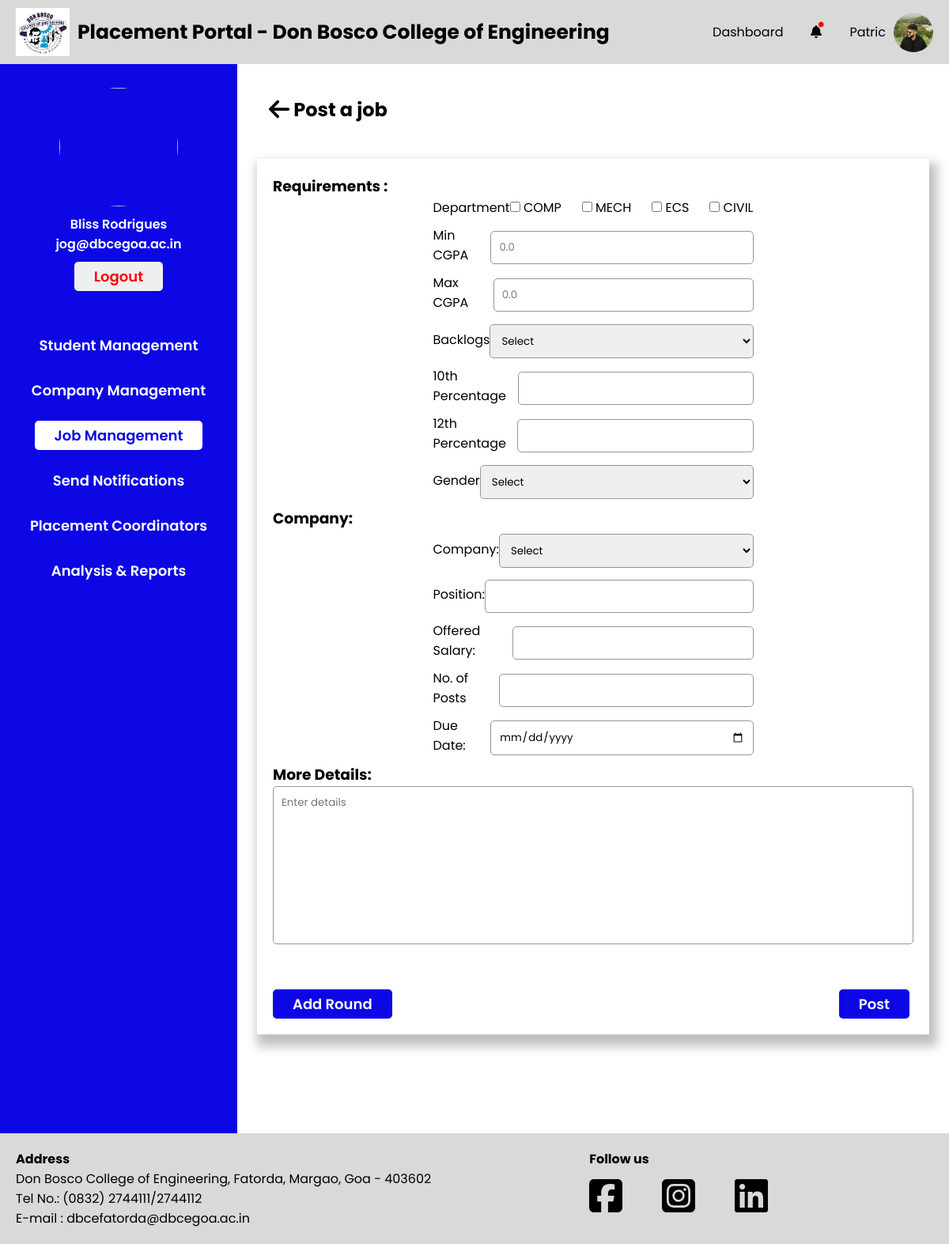
The page /PlacementCoordinator/job-post.php (signed in) on the database its author committed.
### tables this page shows
CREATE TABLE `placementcoordinator` (
  `PC_Email` varchar(255) NOT NULL,
  `PC_Fname` varchar(255) NOT NULL,
  `PC_Mname` varchar(255) NOT NULL,
  `PC_Lname` varchar(255) NOT NULL,
  `PC_Password` varchar(255) NOT NULL,
  `PC_Contact_no` varchar(20) NOT NULL,
  `PC_Profile_pic` varchar(255) NOT NULL,
  `PC_Dept_id` int(11) DEFAULT NULL,
  `PC_Status` enum('active','inactive') NOT NULL DEFAULT 'active'
);

CREATE TABLE `department` (
  `Dept_id` int(11) NOT NULL,
  `Dept_name` varchar(255) NOT NULL
);

### PlacementCoordinator/job-post.php (the view, shortened to what this page needs)
<?php
global $conn;
?>
<!DOCTYPE html>
<html lang="en">
<head>
    <?php include './head.php' ?>
    <link rel="stylesheet" href="./css/job-post.css">
</head>
<body>
    <div id="wrapper">
        <?php include './header.php' ?>
        <div class="container">
            <?php include './sidebar.php' ?>
            <div class="main-container">
                <div class="main-container-header">
                    <h2 class="main-container-heading"><a href="./job-management.php"><i class="fa-solid fa-arrow-left fa-lg" style="color: #000000;"></i></a>
                        Post a job</h2>
                </div>
                <div class="sections">
                    <form action="" method="post">
                        <h3>Requirements :</h3>
                        <div class="form-adjust">
                            <div class="departmentbox">
                                <label for="">Department</label>
                                <div class="Checkbox">
                                    <?php
                                    global $conn;
                                    $fetchDepartmentQuery = "SELECT Dept_name as dname FROM department;";
                                    $fetchDepartment = $conn->prepare($fetchDepartmentQuery);
                                    $fetchDepartment->execute();
                                    $result = $fetchDepartment->get_result();
                                    while ($row = $result->fetch_assoc()) {
                                        echo '<div>
                                            <input name="departments[]" value="' . htmlspecialchars($row["dname"]) . '" type="checkbox">
                                            <label for="">' . htmlspecialchars($row["dname"]) . '</label>
                                        </div>';
                                    }
                                    ?>
                                </div>
                            </div>
                            <div class="inputbox">
                                <label for="">Min CGPA</label>
                                <input type="number" name="min-cgpa" step="0.1" placeholder="0.0" min="0" max="10">
                            </div>
                            <div class="inputbox">
                                <label for="">Max CGPA</label>
                                <input type="number" name="max-cgpa" step="0.1" placeholder="0.0" min="0" max="10">
                            </div>
                            <div class="inputbox">
                                <label for="">Backlogs</label>
                                <select name="has_backlogs">
                                    <option value="" selected>Select</option>
                                </select>
                            </div>
                            <div class="inputbox">
                                <label for="">10th Percentage</label>
                                <input type="number" name="percentage_10">
                            </div>
                            <div class="inputbox">
                                <label for="">12th Percentage</label>
                                <input type="number" name="percentage_12">
                            </div>
                            <div class="inputbox">
                                <label for="">Gender</label>
                                <select name="gender">
                                    <option value="" selected>Select</option>
                                </select>
                            </div>
                        </div>
                        <h3>Company:</h3>
                        <div class="form-adjust">
                            <div class="inputbox">
                                <label for="">Company:</label>
                                <select name="company">
                                    <option value="" selected>Select</option>
                                </select>
                            </div>
                            <div class="inputbox">
                                <label for="">Position:</label>
                                <input type="text" name="position">
                            </div>
                            <div class="inputbox">
                                <label for="">Offered Salary:</label>
                                <input type="numeber" name="offered-salary">
                            </div>
                            <div class="inputbox">
                                <label for="">No. of Posts</label>
                                <input type="number" name="no-of-posts">
                            </div>
                            <div class="inputbox">
                                <label for="">Due Date:</label>
                                <input type="date" name="due-date">
                            </div>
                        </div>
                        <h3>More Details:</h3>
                        <textarea name="details" class="textarea-message" placeholder="Enter details" id=""></textarea>
                        <button type="button" id="add-round" class="add-round-button">Add Round</button>
                        <button type="submit" class="add-button" name="post-job">Post</button>
                    </form>
                </div>
            </div>
        </div>
        <?php include './footer.php' ?>
    </div>
</body>
</html>

### PlacementCoordinator/sidebar.php (shortened to what this page needs)
<?php
global $conn;
if (isset($_SESSION["user_type"]) && isset($_SESSION["user_email"])) {
    $useremail = $_SESSION["user_email"];
    $fetchStudentQuery = "SELECT PC_Email,PC_Fname,PC_Lname,PC_Profile_pic from placementcoordinator
WHERE PC_Email= ?;";
    $fetchStudent = $conn->prepare($fetchStudentQuery);
    $fetchStudent->bind_param("s", $useremail);
    $fetchStudent->execute();
    $result = $fetchStudent->get_result();
    if ($result->num_rows > 0) {
        $userInfo = $result->fetch_assoc();
        $userName = htmlspecialchars($userInfo['PC_Fname'] . ' ' . $userInfo['PC_Lname']);
        $userProfilePic = htmlspecialchars($userInfo['PC_Profile_pic']);
        $userEmail = htmlspecialchars($useremail);
        echo '<div class="side-bar-container">
    <div class="fixed-container">
        <div class="top-container">
            <img src="../Data/Placement_Coordinators/Profile_Images/'.$userProfilePic.'" alt="">
            <p>'.$userName.'</p>
            <p>'.$userEmail.'</p>
            <a href="../logout.php"><button id="logout">Logout</button></a>
        </div>
        <div class="bottom-container">
            <a href="./student-management.php"><button id="studentmanagement">Student Management</button></a>
            <a href="./company.php"><button id="companymanagement">Company Management</button></a>
            <a href="./job-management.php"><button id="jobmanagement">Job Management</button></a>
            <a href="./notifications.php"><button id="notifications">Send Notifications</button></a>
            <a href="./Placement-Coordinator.php"><button id="placementcoordinator">Placement Coordinators</button></a>
            <a href="./analysis-and-report.php"><button id="analysisreport">Analysis & Reports</button></a>
        </div>
    </div>
</div>';
} else {
    }
} else {
    echo "Session variables not set.";
}

### PlacementCoordinator/css/footer.css (style rules this page uses)
a { all: unset; }

### PlacementCoordinator/css/sidebar.css (style rules this page uses)
.side-bar-container { width: 25%; background-color: var(--primary-blue); padding-bottom: 50px; }
.fixed-container { position: -webkit-sticky; position: sticky; top: 30px; }
.top-container { margin-top: 30px; display: flex; flex-direction: column; align-items: center; }
.top-container img { width: 150px; height: 150px; border-radius: 50%; margin-bottom: 10px; }
.top-container p { color: var(--primary-white); font-weight: 600; }
#logout { margin-top: 10px; padding-block: 5px; padding-inline: 25px; border-radius: 5px; border: none; font-weight: 600; font-size: 18px; cursor: pointer; color: red; }
.bottom-container { margin-top: 50px; display: flex; flex-direction: column; align-items: center; gap: 20px; }
.bottom-container button { padding: 5px 25px; border-radius: 5px; border: none; font-weight: 600; font-size: 18px; cursor: pointer; color: var(--primary-white); background-color: var(--primary-blue); }

### PlacementCoordinator/css/root.css (style rules this page uses)
*,*::after,*::before { padding: 0; margin: 0; box-sizing: border-box; font-family: "Poppins", sans-serif; }
:root { --primary-blue : #0C07E4; --primary-grey : #d9d9d9; --primary-white : white; --primary-red : #FB1616; --secondary-grey : #969696; }

### PlacementCoordinator/css/job-post.css (style rules this page uses)
#wrapper { position: relative; }
.container { width: 100%; display:flex ; }
#jobmanagement { color: var(--primary-blue); background-color: var(--primary-white); }
.main-container { width: 75%; padding: 25px; margin-bottom: 50px; }
.main-container-heading > a { cursor: pointer; }
.main-container-header { display: flex; justify-content: space-between; align-items: center; padding: 15px; }
.sections { position: relative; margin-top: 30px; box-shadow: 5px 10px 12.3px 5px rgba(0, 0, 0, .25); padding: 20px; margin-bottom: 50px; }
.form-adjust { width: 50%; margin: 0 auto; }
.inputbox { display: flex; justify-content: space-between; align-items: center; margin-bottom: 10px; }
.departmentbox { display: flex; justify-content: space-between; align-items: center; margin-bottom: 10px; }
.Checkbox { width: 350px; display:flex; justify-content: space-between; }
.inputbox input, select { border: 1px solid var(--secondary-grey); width: 350px; padding: 10px; border-radius: 5px; margin-top: 5px; outline: none; }
.inputbox input::placeholder { color:grey; }
.textarea-message { border: 1px solid var(--secondary-grey); outline: none; resize: none; padding:10px ; width: 100%; height:200px; border-radius: 5px; margin-bottom: 50px; }
.sections .add-button { padding-block: 5px; padding-inline: 25px; border-radius: 5px; border: none; font-weight: 600; font-size: 18px; cursor: pointer; background-color: var(--primary-blue); color: var(--primary-white); position: absolute; right: 25px; bottom: 20px; }
.sections .add-round-button { padding-block: 5px; padding-inline: 25px; border-radius: 5px; border: none; font-weight: 600; font-size: 18px; cursor: pointer; background-color: var(--primary-blue); color: var(--primary-white); }

### rows shown on the page
placementcoordinator: userName "Bliss Rodrigues"
department: Dept_name "COMP"
department: Dept_name "MECH"
department: Dept_name "ECS"
department: Dept_name "CIVIL"

### other values the page prints
$userEmail "jog@dbcegoa.ac.in"
